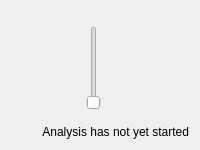
<?xml version="1.0" encoding="UTF-8"?>
<ui version="4.0">
 <class>QueuedYouTubeVideo</class>
 <widget class="QWidget" name="queued_youtube_video">
  <layout class="QVBoxLayout" name="overall_layout">
   <property name="alignment">
    <set>AlignTop</set>
   </property>
   <item>
    <widget class="YouTubeVideoListing" name="youtube_video_listing"/>
   </item>
   <item>
    <widget class="QWidget" name="download_progress_bar">
     <layout class="QHBoxLayout" name="overall_layout">
      <property name="alignment">
       <set>AlignCenter</set>
      </property>
      <item>
       <widget class="QSlider" name="download_percent_sli">
        <property name="enabled">
         <bool>Horizontal</bool>
        </property>
        <property name="orientation">
         <set>Horizontal</set>
        </property>
        <property name="minimum">
         <number>0</number>
        </property>
        <property name="maximum">
         <number>10000</number>
        </property>
       </widget>
      </item>
      <item>
       <widget class="QLabel" name="download_percent_lbl"/>
      </item>
     </layout>
    </widget>
   </item>
   <item>
    <widget class="QLabel" name="analysis_status_lbl">
     <property name="text">
      <string>Analysis has not yet started</string>
     </property>
     <property name="alignment">
      <set>AlignRight|AlignVCenter</set>
     </property>
    </widget>
   </item>
  </layout>
 </widget>
 <customwidgets>
  <customwidget>
   <class>YouTubeVideoListing</class>
   <header>scripts.YouTubeVideoListing</header>
  </customwidget>
 </customwidgets>
 <resources/>
 <connections/>
</ui>
